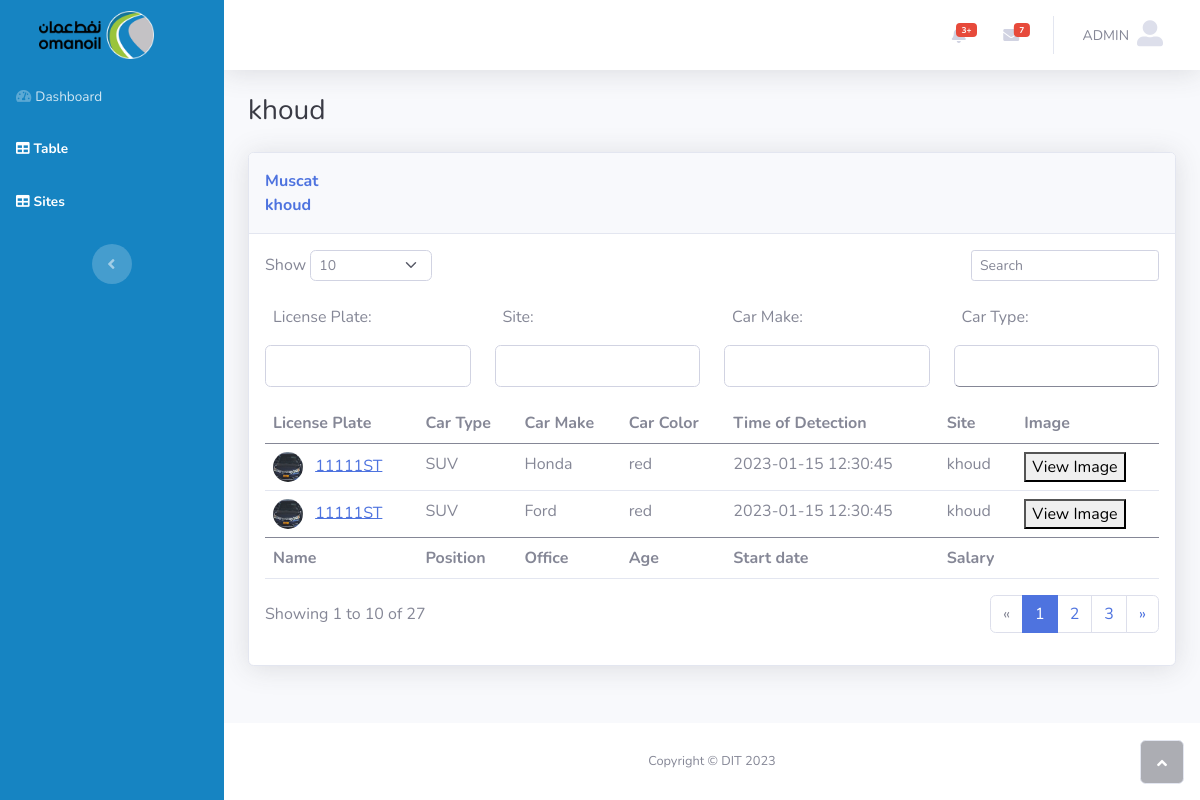
Screenshot of /get_site/2 with the database file from the repository.
### server.py (models this page shows)
class Site(Base):
    __tablename__ = "site_details"
    id = Column(Integer, primary_key=True, index=True)
    name = Column(String)
    state = Column(String, index=True)
    city = Column(String, index=True)

class CarDetails(Base):
    __tablename__ = "car_details"
    id = Column(Integer, primary_key=True, index=True)
    license_plate_number = Column(String, index=True)
    car_type = Column(String)
    car_make = Column(String)
    car_color = Column(String)
    time_of_detection = Column(DateTime)
    site = Column(String)
    image_path = Column(String)

### server.py (the view)
@app.get("/get_site/{site_id}")
async def get_site(site_id: int, request: Request):
    SessionLocal = sessionmaker(autocommit=False, autoflush=False, bind=engine)
    db = SessionLocal()
    site = db.query(Site).filter(Site.id == site_id).first()
    cars = db.query(CarDetails).filter(CarDetails.site == site.name).all()
    db.close()
    cars_with_paths = [
        CarDetailsResponse(
            id=car.id,
            license_plate_number=car.license_plate_number,
            car_type=car.car_type,
            car_make=car.car_make,
            car_color=car.car_color,
            time_of_detection=car.time_of_detection,
            site=car.site,
            image_path=car.image_path,  # Adjust file extension if needed
        )
        for car in cars
    ]
    return templates.TemplateResponse("site_page.html", {"request": request, "site": site, "cars": cars_with_paths})

### templates/site_page.html (shortened to what this page needs)
<!DOCTYPE html>
<html>
<head>
    <link rel="stylesheet" href="/assets/bootstrap/css/bootstrap.min.css">
    <link rel="stylesheet" href="/assets/fonts/fontawesome-all.min.css">
    <link rel="stylesheet" href="/assets/fonts/font-awesome.min.css">
    <link rel="stylesheet" href="/assets/fonts/fontawesome5-overrides.min.css">
</head>
<body id="page-top">
    <div id="wrapper">
        <nav class="navbar navbar-dark align-items-start sidebar sidebar-dark accordion bg-gradient-primary p-0" style="background: rgb(22,132,194);">
            <div class="container-fluid d-flex flex-column p-0"><a class="navbar-brand d-flex justify-content-center align-items-center sidebar-brand m-0" href="#">
                    <div class="sidebar-brand-icon rotate-n-15"></div><img src="/assets/img/oman-oil-logo-8DEB144B00-seeklogo.com.png" style="width: 115px;">
                </a>
                <ul class="navbar-nav text-light" id="accordionSidebar" style="color: rgb(0,0,0);">
                    <li class="nav-item"><a class="nav-link" href="/"><i class="fas fa-tachometer-alt"></i><span>Dashboard</span></a></li>
                    <li class="nav-item"><a class="nav-link active" href="/car_details_table"><i class="fas fa-table"></i><span>Table</span></a></li>
                    <li class="nav-item"><a class="nav-link active" href="/get_sites"><i class="fas fa-table"></i><span>Sites</span></a></li>
                </ul>
                <div class="text-center d-none d-md-inline"><button class="btn rounded-circle border-0" id="sidebarToggle" type="button"></button></div>
            </div>
        </nav>
        <div class="d-flex flex-column" id="content-wrapper">
            <div id="content">
                <nav class="navbar navbar-light navbar-expand bg-white shadow mb-4 topbar static-top">
                    <div class="container-fluid"><button class="btn btn-link d-md-none rounded-circle me-3" id="sidebarToggleTop" type="button"></button>
                        <ul class="navbar-nav flex-nowrap ms-auto">
                            <li class="nav-item dropdown no-arrow mx-1">
                                <div class="nav-item dropdown no-arrow"><a class="dropdown-toggle nav-link" aria-expanded="false" data-bs-toggle="dropdown" href="#"><span class="badge bg-danger badge-counter">3+</span></a>
                                </div>
                            </li>
                            <li class="nav-item dropdown no-arrow mx-1">
                                <div class="nav-item dropdown no-arrow"><a class="dropdown-toggle nav-link" aria-expanded="false" data-bs-toggle="dropdown" href="#"><span class="badge bg-danger badge-counter">7</span><i class="fas fa-envelope fa-fw"></i></a>
                                </div>
                            </li>
                            <li class="nav-item dropdown no-arrow">
                                <div class="nav-item dropdown no-arrow"><a class="dropdown-toggle nav-link" aria-expanded="false" data-bs-toggle="dropdown" href="#"><span class="d-none d-lg-inline me-2 text-gray-600 small">ADMIN</span><i class="fas fa-user-alt fa-2x text-gray-300" style="width: 27px;height: 31px;font-size: 26px;"></i></a>
                                </div>
                            </li>
                        </ul>
                    </div>
                </nav>
                <div class="container-fluid">
                    <h3 class="text-dark mb-4">{{site.name}}</h3>
                    <div class="card shadow">
                        <div class="card-header py-3">
                            <p class="text-primary m-0 fw-bold" style="color: var(--bs-blue);">{{site.state}}</p>
                            <p class="text-primary m-0 fw-bold" style="color: var(--bs-blue);">{{site.city}}</p>
                        </div>
                        <div class="card-body">
                            <div class="row">
                                <div class="col-md-6 text-nowrap">
                                    <div id="dataTable_length" class="dataTables_length" aria-controls="dataTable"><label class="form-label">Show&nbsp;<select class="d-inline-block form-select form-select-sm">
                                                <option value="10" selected="">10</option>
                                            </select>&nbsp;</label></div>
                                </div>
                                <div class="col-md-6">
                                    <div class="text-md-end dataTables_filter" id="dataTable_filter"><label class="form-label"><input type="search" class="form-control form-control-sm" aria-controls="dataTable" placeholder="Search"></label></div>
                                </div>
                            </div>
                            <div class="table-responsive table mt-2" id="dataTable" role="grid" aria-describedby="dataTable_info">
                                <div class="row mb-3">
                                    <div class="col-md-3">
                                        <label for="licensePlateFilter" class="form-label">License Plate:</label>
                                        <input type="text" class="form-control" id="licensePlateFilter">
                                    </div>
                                    <div class="col-md-3">
                                        <label for="siteFilter" class="form-label">Site:</label>
                                        <input type="text" class="form-control" id="siteFilter">
                                    </div>
                                    <div class="col-md-3">
                                        <label for="carMakeFilter" class="form-label">Car Make:</label>
                                        <input type="text" class="form-control" id="carMakeFilter">
                                    </div>
                                    <div class="col-md-3">
                                        <label for="carTypeFilter" class="form-label">Car Type:</label>
                                        <input type="text" class="form-control" id="carTypeFilter">
                                    </div>
                                </div>
                                <table class="table my-0" id="dataTable">
                                    <thead>
                                        <tr>
                                            <th>License Plate</th>
                                            <th>Car Type</th>
                                            <th>Car Make</th>
                                            <th>Car Color</th>
                                            <th>Time of Detection</th>
                                            <th>Site</th>
                                            <th>Image</th>
                                        </tr>
                                    </thead>
                                    <tbody>
                                        {% for car in cars %}
                                        <tr data-license-plate="{{ car.license_plate_number }}" data-site="{{ car.site }}" data-car-make="{{ car.car_make }}" data-car-type="{{ car.car_type }}">
                                            <td><img class="rounded-circle me-2" width="30" height="30" src="/{{ car.image_path }}"> <a href="#" onclick="openDetectionsTab('{{ car.license_plate_number }}')">{{ car.license_plate_number }}</a></td>
                                            <td>{{ car.car_type }}</td>
                                            <td>{{ car.car_make }}</td>
                                            <td>{{ car.car_color }}</td>
                                            <td>{{ car.time_of_detection }}</td>
                                            <td>{{ car.site }}</td>
                                            <td>
                                                <button onclick="openImage('/{{ car.image_path }}')">View Image</button>
                                            </td>
                                        </tr>
                                        {% endfor %}
                                    </tbody>
                                    <tfoot>
                                        <tr>
                                            <td><strong>Name</strong></td>
                                            <td><strong>Position</strong></td>
                                            <td><strong>Office</strong></td>
                                            <td><strong>Age</strong></td>
                                            <td><strong>Start date</strong></td>
                                            <td><strong>Salary</strong></td>
                                        </tr>
                                    </tfoot>
                                </table>
                            </div>
                            <div class="row">
                                <div class="col-md-6 align-self-center">
                                    <p id="dataTable_info" class="dataTables_info" role="status" aria-live="polite">Showing 1 to 10 of 27</p>
                                </div>
                                <div class="col-md-6">
                                    <nav class="d-lg-flex justify-content-lg-end dataTables_paginate paging_simple_numbers">
                                        <ul class="pagination">
                                            <li class="page-item disabled"><a class="page-link" href="#" aria-label="Previous"><span aria-hidden="true">«</span></a></li>
                                            <li class="page-item active"><a class="page-link" href="#">1</a></li>
                                            <li class="page-item"><a class="page-link" href="#">2</a></li>
                                            <li class="page-item"><a class="page-link" href="#">3</a></li>
                                            <li class="page-item"><a class="page-link" href="#" aria-label="Next"><span aria-hidden="true">»</span></a></li>
                                        </ul>
                                    </nav>
                                </div>
                            </div>
                        </div>
                    </div>
                </div>
            </div>
            <footer class="bg-white sticky-footer">
                <div class="container my-auto">
                    <div class="text-center my-auto copyright"><span>Copyright © DIT 2023</span></div>
                </div>
            </footer>
        </div><a class="border rounded d-inline scroll-to-top" href="#page-top"><i class="fas fa-angle-up"></i></a>
    </div>
</body>
</html>

### rows the page displays
Site: name "khoud", state "Muscat", city "khoud"
CarDetails: image_path (picture), license_plate_number "11111ST", car_type "SUV", car_make "Honda", car_color "red", time_of_detection "2023-01-15 12:30:45", site "khoud"
CarDetails: image_path (picture), license_plate_number "11111ST", car_type "SUV", car_make "Ford", car_color "red", time_of_detection "2023-01-15 12:30:45", site "khoud"
